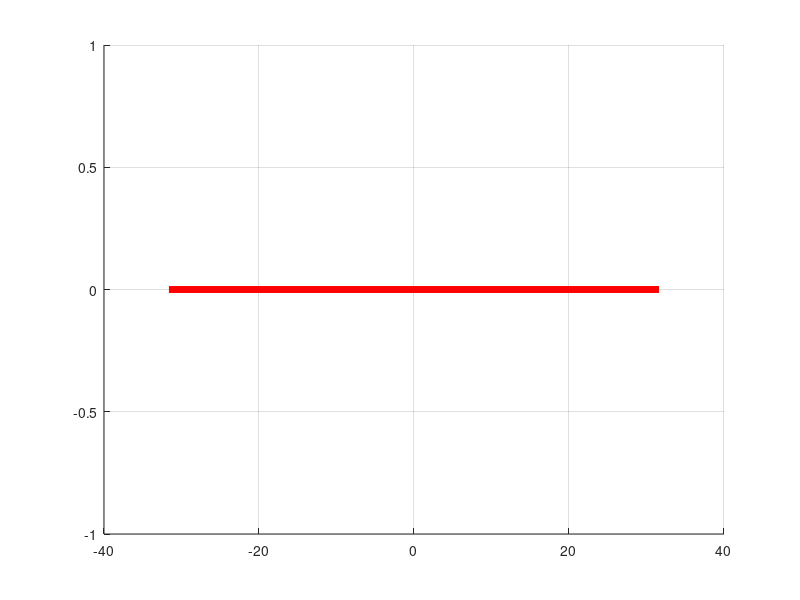

Write the MATLAB code that produced this figure. (Note: this script raises an error after producing the figure.)
% MATLAB Script: Phase Portrait Analysis with Coulomb Friction
clear; clc; close all;

% --- 1. System Parameters ---
J1 = 0.15625; J2 = 0.0064; kt = 252.64;
R = 0.32; L = 0.00104; kE = 0.2938; kM = 0.253;
MF = 0.5;
kp = 0.02; kd = 0.5/360; 
phi_ref_deg = 200; 
phi_ref = phi_ref_deg * pi / 180; % Convert to radians for physics engine
U_max = 48; I_max = 20;

% Calculate theoretical deadzone in degrees
deadzone_deg = (MF * R) / (kM * kp);

% --- 2. Simulation Setup ---
tspan = [0 5];

% Define multiple initial conditions to observe trajectory convergence
% Format: [phi1, phi1_dot, phi2, phi2_dot, I]
initial_conditions = [
    0, 0, 0, 0, 0;  % Starting from 0 as requested in task 2
    phi_ref + 0.8, 0, phi_ref + 0.8, 0, 0; % Starting slightly ahead
    phi_ref - 1.2, 0, phi_ref - 1.2, 0, 0  % Starting slightly behind
];

% Initialize Plot
figure('Name', 'Phase Portrait of Disc 2', 'Color', 'w', 'Position', [100, 100, 700, 500]);
hold on; grid on;

% Plot the Equilibrium Segment (Deadzone) on the horizontal axis
plot([-deadzone_deg, deadzone_deg], [0, 0], 'r-', 'LineWidth', 5, ...
    'DisplayName', 'Equilibrium Segment (Deadband)');

% --- 3. Run Simulations ---
for i = 1:size(initial_conditions, 1)
    x0 = initial_conditions(i, :)';
    
    % ode15s is better suited for the "stiff" behavior caused by stiction
    [t, x] = ode15s(@(t, x) rotor_sys(t, x, phi_ref, J1, J2, kt, R, L, kE, kM, MF, kp, kd, U_max), tspan, x0);
    
    % Extract error e (degrees) and e_dot (degrees/s)
    e_deg = (x(:, 3) - phi_ref) * 180 / pi;
    edot_deg = x(:, 4) * 180 / pi;
    
    % Plot trajectory
    plot(e_deg, edot_deg, 'b-', 'LineWidth', 1.5, 'HandleVisibility', 'off');
    
    % Mark start (circle) and end (cross) points
    plot(e_deg(1), edot_deg(1), 'bo', 'MarkerFaceColor', 'b', 'HandleVisibility', 'off');
    plot(e_deg(end), edot_deg(end), 'kx', 'MarkerSize', 10, 'LineWidth', 2, 'HandleVisibility', 'off');
end

% Formatting the plot
xlabel('Angle Error $e = \varphi_2 - \varphi_{Ref}$ (deg)', 'Interpreter', 'latex', 'FontSize', 12);
ylabel('Angular Velocity $\dot{\varphi}_2$ (deg/s)', 'Interpreter', 'latex', 'FontSize', 12);
title('Phase Portrait: System Trapped in Deadzone', 'Interpreter', 'latex', 'FontSize', 14);
legend('Location', 'northeast', 'FontSize', 11);
xlim([-40 40]);
ylim([-200 200]);

% --- 4. ODE Function Definition ---
function dxdt = rotor_sys(t, x, phi_ref, J1, J2, kt, R, L, kE, kM, MF, kp, kd, U_max)
    phi1 = x(1); phi1_dot = x(2);
    phi2 = x(3); phi2_dot = x(4);
    I = x(5);
    
    % Calculate error in degrees (as controller parameters are tuned for deg)
    e_deg = (phi_ref - phi2) * 180 / pi;
    edot_deg = (0 - phi2_dot) * 180 / pi;
    
    % PD Control Law with voltage saturation
    U_raw = kp * e_deg + kd * edot_deg; 
    U = max(min(U_raw, U_max), -U_max);
    
    % Friction model: Tanh approximation of sign() to prevent ODE solver from stalling
    % gamma controls the steepness of the friction transition
    gamma = 50; 
    friction_torque = MF * tanh(gamma * phi2_dot);
    
    % State derivatives matrix calculation
    dxdt = zeros(5,1);
    dxdt(1) = phi1_dot;
    dxdt(2) = (kM * I - kt * (phi1 - phi2)) / J1;
    dxdt(3) = phi2_dot;
    dxdt(4) = (kt * (phi1 - phi2) - friction_torque) / J2;
    dxdt(5) = (U - R * I - kE * phi1_dot) / L;
end
